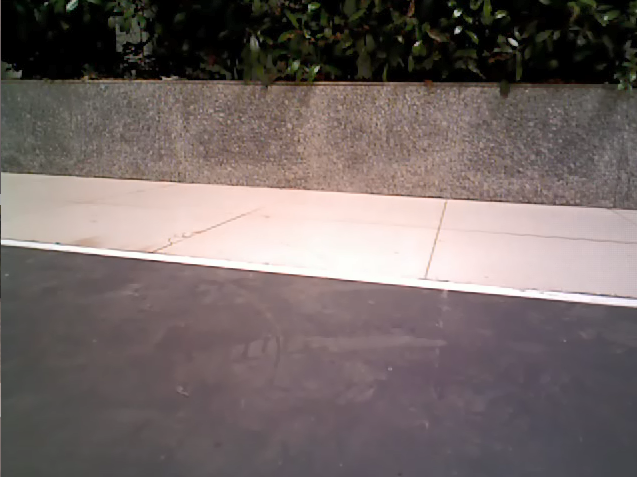
#> input picture image/load/6.png, 637 x 477 px
$ python lane_detection.py
#> lines starting #> are read from the running program, lines starting #| are printed output that depends on the picture; after the words box and inside, x2 and y2 are one past the last pixel; in counts of white or black regions, pixels touching at a corner belong together
import cv2
import numpy as np


class LineFollower:
    def __init__(self):
        # 车辆处于的状态
        # 直行为0，T字型路口（起始点）为1，左转路口为2，右转路口为3，
        # 左转与直行分叉路口为4，右转与直行分叉路口为5，十字路口为6
        self.status = 0
        # 偏移量，用于直行时偏移的判断；若处于非直行状态，只需根据状态进行对应操作
        self.offset = 0
        # 左转和右转时旋转量（这里使用斜率代替）
        self.slope = 90

    def detect_lane(self, image):
        # 获取最佳车道线
        top_lane, left_lane, right_lane = get_best_lane(image)
        print(top_lane, left_lane, right_lane)
        # 进行分类
        # T字型路口
        if top_lane is not None and left_lane is None and right_lane is None:
            self.status = 1
            print("当前处于T字型路口")
        # 左转路口
        elif top_lane is not None and left_lane is None and right_lane is not None:
            self.status = 2
            print("当前处于左转路口")
            self.slope = (right_lane[0][1] - right_lane[0][3]) / (right_lane[0][0] - right_lane[0][2])

        # 右转路口
        elif top_lane is not None and left_lane is not None and right_lane is None:
            self.status = 3
            print("当前处于右转路口")
            self.slope = (left_lane[0][1] - left_lane[0][3]) / (left_lane[0][0] - left_lane[0][2])

        # 左转与直行分叉路口
        elif top_lane is None and left_lane is None and right_lane is not None:
            self.status = 4
            print("当前处于左转与直行分叉路口")
            self.slope = (right_lane[0][1] - right_lane[0][3]) / (right_lane[0][0] - right_lane[0][2])

        # 右转与直行分叉路口
        elif top_lane is None and left_lane is not None and right_lane is None:
            self.status = 5
            print("当前处于右转与直行分叉路口")
            self.slope = (left_lane[0][1] - left_lane[0][3]) / (left_lane[0][0] - left_lane[0][2])

        # 十字路口
        # elif top_lane is None and left_lane is None and right_lane is None:
        #     self.status = 6
        #     print("当前处于十字路口")
        # 直行，计算偏移量
        else:
            self.status = 0
            if left_lane is None or right_lane is None:
                self.offset = 0
                print("当前处于直行")
            else:
                x, y = find_lines_intersection(left_lane, right_lane, image.shape)
                if x!=None:
                    self.offset = x - image.shape[1] / 2
                    print("当前处于直行,偏移量为:", self.offset)

        return self.status, self.offset,self.slope


def get_best_lane(image):
    # 获取3个处理后的感兴趣区域
    roi_top, roi_left, roi_right = region_of_interest(image)
    # 转为灰度图
    roi_top_gray = cv2.cvtColor(roi_top, cv2.COLOR_BGR2GRAY)
    roi_left_gray = cv2.cvtColor(roi_left, cv2.COLOR_BGR2GRAY)
    roi_right_gray = cv2.cvtColor(roi_right, cv2.COLOR_BGR2GRAY)
    cv2.imshow("roi_top_gray", roi_top_gray)
    cv2.imshow("roi_left_gray", roi_left_gray)
    cv2.imshow("roi_right_gray", roi_right_gray)

    # 获取最佳车道线
    roi_top_lane = get_best_line(get_lines(roi_top_gray, "top"), (image.shape[1] / 2, image.shape[0] / 2))
    roi_left_lane = get_best_line(get_lines(roi_left_gray, "left"), (image.shape[1] / 2, image.shape[0] / 2))
    roi_right_lane = get_best_line(get_lines(roi_right_gray, "right"), (image.shape[1] / 2, image.shape[0] / 2))

    return roi_top_lane, roi_left_lane, roi_right_lane


def get_lines(image_gray, region, min_length=30, max_length=float('inf')):
    # 使用Canny边缘检测
    edges = cv2.Canny(image_gray, 50, 150)

    # 使用霍夫线变换检测直线
    lines = cv2.HoughLinesP(edges, 1, np.pi / 180, threshold=15, minLineLength=15, maxLineGap=50)


    desLines = []

    if lines is not None:
        for line in lines:
            x1, y1, x2, y2 = line[0]
            # 计算线段的长度
            length = np.sqrt((x2 - x1) ** 2 + (y2 - y1) ** 2)

            if x1 != x2:
                slope = (y2 - y1) / (x2 - x1)
                # 计算线段的角度
                # angle = np.arctan2(y2 - y1, x2 - x1) * 180.0 / np.pi

                # 根据不同区域进行筛选
                if region == "top":
                    # 顶部车道线筛选条件：接近水平线
                    if abs(slope) <= 0.15 and min_length <= length <= max_length:
                        desLines.append(line)
                elif region == "left":
                    # 左侧车道线筛选条件：角度在 -60 度至 -30 度之间
                    if slope < -0.15 and min_length <= length <= max_length:
                        desLines.append(line)
                elif region == "right":
                    # 右侧车道线筛选条件：角度在 30 度至 60 度之间
                    if slope > 0.15 and min_length <= length <= max_length:
                        desLines.append(line)

    return desLines


def get_best_line(lines, center_point):
    if len(lines) == 0:
        return None

    best_line = None
    best_distance = float('inf')

    # 根据线段长度和距离中心点的距离排序
    for line in lines:
        x1, y1, x2, y2 = line[0]  # 解包线段坐标
        # 计算线段长度
        length = np.sqrt((x2 - x1) ** 2 + (y2 - y1) ** 2)
        # 计算线段中心点坐标
        line_center = ((x1 + x2) / 2, (y1 + y2) / 2)
        # 计算中心点到线段的距离
        distance = np.sqrt((center_point[0] - line_center[0]) ** 2 + (center_point[1] - line_center[1]) ** 2)

        # 根据长度和距离中心点的距离计算加权得分
        score = 0.6 * length + 0.4 * distance

        # 更新最佳线段
        if score < best_distance:
            best_distance = score
            best_line = line

    return best_line


"""
    计算左侧车道线与右侧车道线的交点
"""


def find_lines_intersection(left_lines, right_lines, img_shape):
    # 计算左侧和右侧直线的交点
    for left_line in left_lines:
        for right_line in right_lines:
            x1, y1, x2, y2 = left_line
            x3, y3, x4, y4 = right_line
            # 计算两条直线的斜率
            m1 = (y2 - y1) / (x2 - x1) if (x2 - x1) != 0 else np.inf
            m2 = (y4 - y3) / (x4 - x3) if (x4 - x3) != 0 else np.inf

            # 如果其中一条直线是垂直线
            if np.isinf(m1):
                # 计算垂直线的x坐标
                x = x1
                # 计算水平线的y坐标
                y = m2 * (x - x3) + y3
            elif np.isinf(m2):
                # 计算垂直线的x坐标
                x = x3
                # 计算水平线的y坐标
                y = m1 * (x - x1) + y1
            else:
                # 如果两条直线都不是垂直线，则计算交点
                x = (m1 * x1 - m2 * x3 + y3 - y1) / (m1 - m2)
                y = m1 * (x - x1) + y1

            # 确保交点在图像范围内
            if 0 <= x <= img_shape[1]:
                return x, y

    return None, None


"""
    获取感兴趣区域
"""


def region_of_interest(img):
    # 如果输入图像为BGR格式，转换为灰度图
    gray = cv2.cvtColor(img, cv2.COLOR_BGR2GRAY) if len(img.shape) > 2 and img.shape[2] == 3 else img
    # 对灰度图进行二值化处理
    _, binary = cv2.threshold(gray, 180, 255, cv2.THRESH_BINARY)
    # 二值化后的图像与原始图像进行与操作，保留车道线区域
    masked_image = cv2.bitwise_and(img, img, mask=binary)
    cv2.imshow("masked_image", masked_image)

    # 定义腐蚀和膨胀的结构元素（核）
    kernel = np.ones((1, 3), np.uint8)
    # kernel1 = np.ones((3, 1), np.uint8)
    # 对图像进行膨胀
    masked_image = cv2.dilate(masked_image, kernel, iterations=4)
    # masked_image = cv2.erode(masked_image, kernel1, iterations=3)


    # 获取图像的高度和宽度
    height, width = masked_image.shape[:2]

    # 获取三个感兴趣区域的顶点坐标
    roi_top_vertices, roi_left_vertices, roi_right_vertices = get_roi_vertices(img)

    # 创建与输入图像大小相同的全零掩膜
    mask1 = np.zeros_like(masked_image)
    mask2 = np.zeros_like(masked_image)
    mask3 = np.zeros_like(masked_image)

    # 在掩膜上填充矩形，只保留各自的感兴趣区域
    cv2.fillPoly(mask1, roi_top_vertices, (255,) * masked_image.shape[2])
    cv2.fillPoly(mask2, roi_left_vertices, (255,) * masked_image.shape[2])
    cv2.fillPoly(mask3, roi_right_vertices, (255,) * masked_image.shape[2])

    # 进行与操作，得到各自的感兴趣区域
    roi_top = cv2.bitwise_and(masked_image, mask1)
    roi_left = cv2.bitwise_and(masked_image, mask2)
    roi_right = cv2.bitwise_and(masked_image, mask3)

    # 闭运算（填充边缘之间的空洞）
    roi_top = cv2.morphologyEx(roi_top, cv2.MORPH_CLOSE, kernel)
    roi_left = cv2.morphologyEx(roi_left, cv2.MORPH_CLOSE, kernel)
    roi_right = cv2.morphologyEx(roi_right, cv2.MORPH_CLOSE, kernel)

    return roi_top, roi_left, roi_right


def get_roi_vertices(img):
    # 获取图像的高度和宽度
    height, width = img.shape[:2]
    roi_top_vertices = np.array(
        [[(width // 3, height * 4 // 5), (width * 2 // 3, height * 4 // 5), (width * 2 // 3, height),
          (width // 3, height)]], dtype=np.int32)
    roi_left_vertices = np.array(
        [[(0, height // 2), (width // 4, height // 2), (width // 4, height), (0, height)]],
        dtype=np.int32)
    roi_right_vertices = np.array(
        [[(width*3 // 4, height // 2), (width, height // 2), (width, height), (width*3 // 4, height)]],
        dtype=np.int32)
    return roi_top_vertices, roi_left_vertices, roi_right_vertices


if __name__ == '__main__':
    # 加载图像
    image = cv2.imread('../../image/load/6.png')
#> image is the input picture: shape (477, 637, 3); mean B, G, R 101.8, 103.5, 114.7
    lineFollower = LineFollower()

    # 进行图像处理
    lineFollower.detect_lane(image)
#> in region_of_interest, `_, binary = cv2.threshold(gray, 180, 255, cv2.THRESH_BINARY)`:
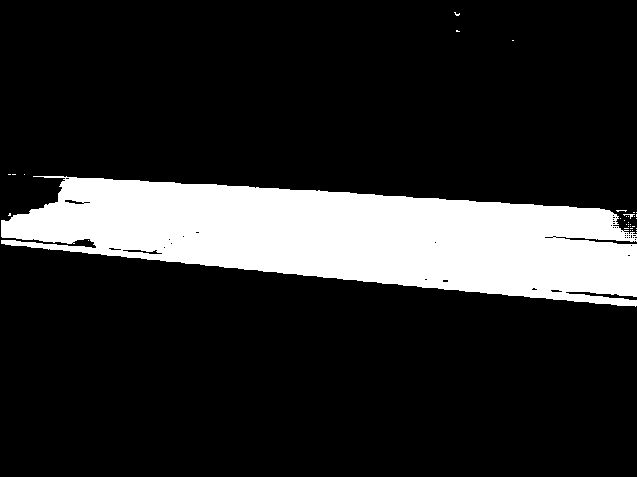
#> binary: shape (477, 637); 16.7% white; 34 white regions (32 under 20 px), largest, box (x1, y1, x2, y2) and area: (1, 176, 637, 307) 50643, (623, 214, 635, 219) 21
#> in region_of_interest, `masked_image = cv2.bitwise_and(img, img, mask=binary)`:
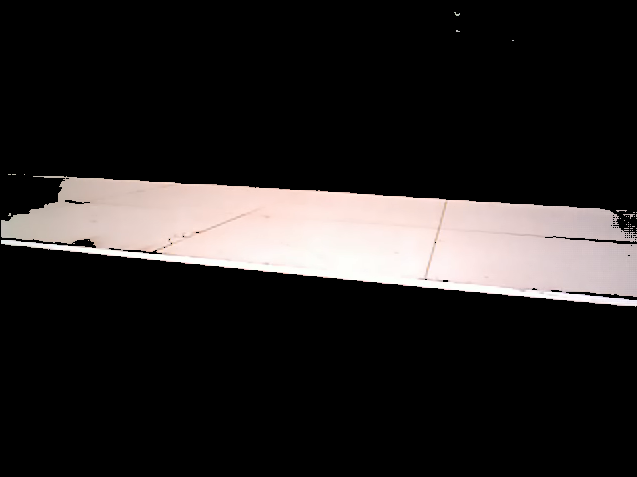
#> masked_image: shape (477, 637, 3); mean B, G, R 35.6, 36.3, 39.4
#> in region_of_interest, `roi_top_vertices, roi_left_vertices, roi_right_vertices = get_roi_vert..`: roi_top_vertices = [[212, 381], [424, 381], [424, 477], [212, 477]]; roi_left_vertices = [[0, 238], [159, 238], [159, 477], [0, 477]]; roi_right_vertices = [[477, 238], [637, 238], [637, 477], [477, 477]]
#> in region_of_interest, `cv2.fillPoly(mask1, roi_top_vertices, (255,) * masked_image.shape[2])`: mask1: shape (477, 637, 3); 6.7% white; 1 white region, box (x1, y1, x2, y2) and area: (212, 381, 425, 477) 20448
#> in region_of_interest, `cv2.fillPoly(mask2, roi_left_vertices, (255,) * masked_image.shape[2])`:
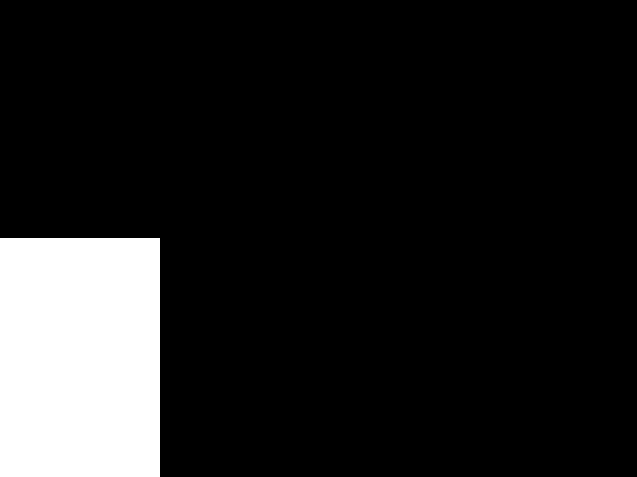
#> mask2: shape (477, 637, 3); 12.6% white; 1 white region, box (x1, y1, x2, y2) and area: (0, 238, 160, 477) 38240
#> in region_of_interest, `cv2.fillPoly(mask3, roi_right_vertices, (255,) * masked_image.shape[2])`:
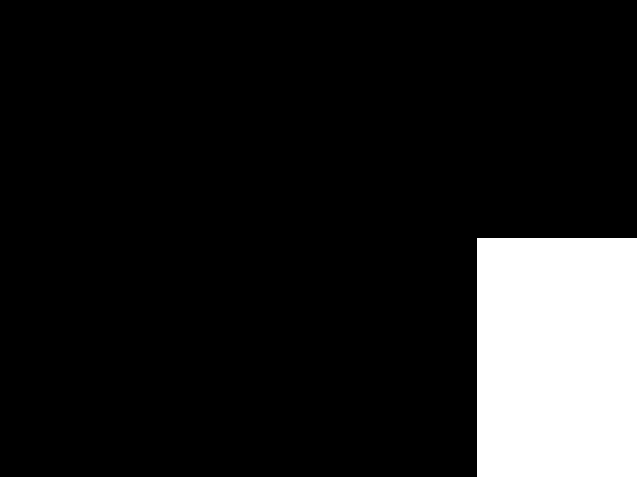
#> mask3: shape (477, 637, 3); 12.6% white; 1 white region, box (x1, y1, x2, y2) and area: (477, 238, 637, 477) 38240
#> in region_of_interest, `roi_top = cv2.bitwise_and(masked_image, mask1)`: roi_top: shape (477, 637, 3); every value is 0
#> in region_of_interest, `roi_right = cv2.bitwise_and(masked_image, mask3)`:
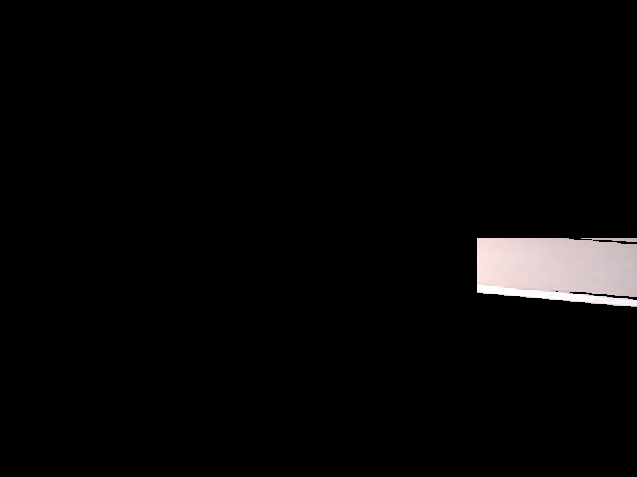
#> roi_right: shape (477, 637, 3); mean B, G, R 6.7, 6.7, 7.2
#> in get_best_lane, `roi_top_gray = cv2.cvtColor(roi_top, cv2.COLOR_BGR2GRAY)`: roi_top_gray: shape (477, 637); every value is 0
#> in get_lines, `lines = cv2.HoughLinesP(edges, 1, np.pi / 180, threshold=15, minLineLe..`: lines = None
#> call 2 of get_lines, with region = 'left', min_length = 30, max_length = inf
#> in get_lines (call 2), `edges = cv2.Canny(image_gray, 50, 150)`:
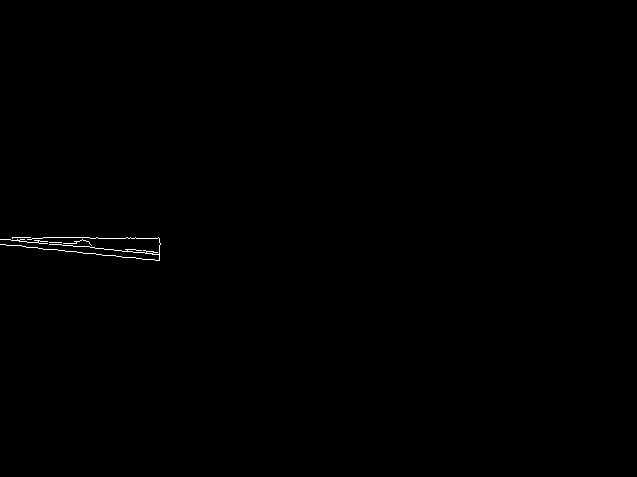
#> edges: shape (477, 637); 0.2% white in thin lines or dots, all inside (x1, y1, x2, y2) = (0, 237, 161, 261)
#> in get_lines (call 2), `lines = cv2.HoughLinesP(edges, 1, np.pi / 180, threshold=15, minLineLe..`: lines = [[5, 244, 159, 260], [43, 237, 159, 239], [0, 239, 159, 253], [12, 238, 159, 251], [0, 244, 143, 259], [17, 237, 89, 242], [125, 249, 159, 252], [122, 251, 159, 254]]
#> the loop in get_lines (call 2), `for line in lines:` made 8 passes
#> (x1, y1, x2, y2, length, slope) on passes 1 to 8: (5, 244, 159, 260, 154.8, 0.104), (43, 237, 159, 239, 116, 0.0172), (0, 239, 159, 253, 159.6, 0.0881), (12, 238, 159, 251, 147.6, 0.0884), (0, 244, 143, 259, 143.8, 0.105), (17, 237, 89, 242, 72.17, 0.0694), (125, 249, 159, 252, 34.13, 0.0882), (122, 251, 159, 254, 37.12, 0.0811)
#> after the loop in get_lines (call 2), `for line in lines:`: desLines = []
#> call 3 of get_lines, with region = 'right', min_length = 30, max_length = inf
#> in get_lines (call 3), `edges = cv2.Canny(image_gray, 50, 150)`:
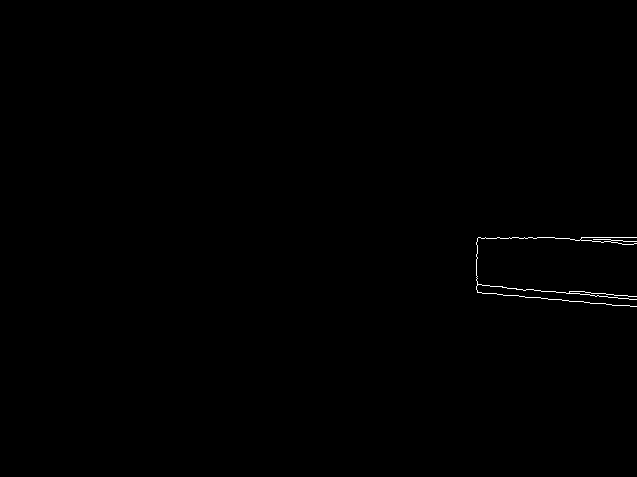
#> edges: shape (477, 637); 0.23% white in thin lines or dots, all inside (x1, y1, x2, y2) = (476, 237, 637, 307)
#> in get_lines (call 3), `lines = cv2.HoughLinesP(edges, 1, np.pi / 180, threshold=15, minLineLe..`: lines = [[477, 285, 636, 299], [478, 237, 636, 237], [477, 292, 636, 306], [507, 238, 622, 240], [573, 291, 636, 296], [476, 289, 477, 238], [575, 240, 636, 241], [601, 242, 635, 243], [476, 263, 477, 291], [482, 293, 632, 306], [592, 241, 636, 243]]
#> the loop in get_lines (call 3), `for line in lines:` made 11 passes
#> (x1, y1, x2, y2, length, slope) on passes 1 to 11: (477, 285, 636, 299, 159.6, 0.0881), (478, 237, 636, 237, 158, 0), (477, 292, 636, 306, 159.6, 0.0881), (507, 238, 622, 240, 115, 0.0174), (573, 291, 636, 296, 63.2, 0.0794), (476, 289, 477, 238, 51.01, -51), (575, 240, 636, 241, 61.01, 0.0164), (601, 242, 635, 243, 34.01, 0.0294), (476, 263, 477, 291, 28.02, 28), (482, 293, 632, 306, 150.6, 0.0867), (592, 241, 636, 243, 44.05, 0.0455)
#| None None None

    cv2.waitKey(0)
    cv2.destroyAllWindows()

$ run again, with image/load/10.png copied over image/load/6.png
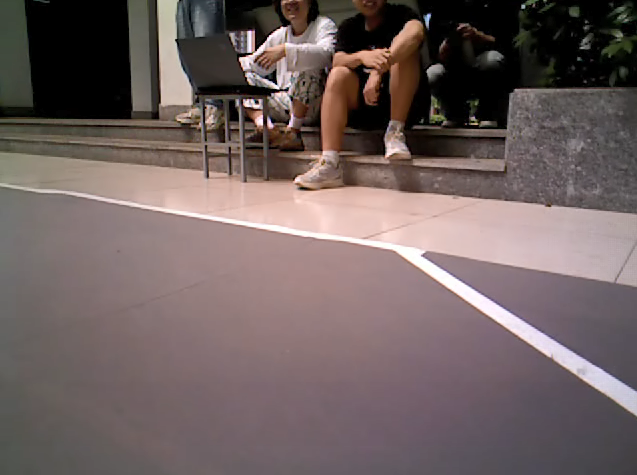
#> input picture image/load/10.png, 637 x 475 px
#> image is the input picture: shape (475, 637, 3); mean B, G, R 96.5, 97.4, 111.8
#> in region_of_interest, `_, binary = cv2.threshold(gray, 180, 255, cv2.THRESH_BINARY)`:
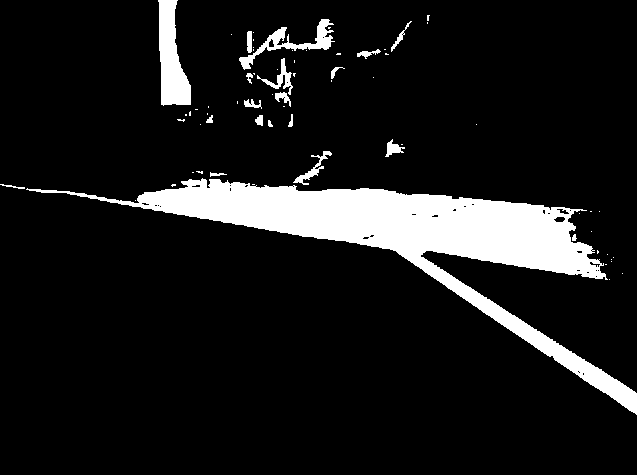
#> binary: shape (475, 637); 10.5% white; 68 white regions (48 under 20 px), largest, box (x1, y1, x2, y2) and area: (26, 178, 637, 415) 26819, (158, 0, 191, 106) 2203, (239, 19, 335, 70) 1061
#> in region_of_interest, `roi_top_vertices, roi_left_vertices, roi_right_vertices = get_roi_vert..`: roi_top_vertices = [[212, 380], [424, 380], [424, 475], [212, 475]]; roi_left_vertices = [[0, 237], [159, 237], [159, 475], [0, 475]]; roi_right_vertices = [[477, 237], [637, 237], [637, 475], [477, 475]]
#> mask1: shape (475, 637, 3); 6.7% white; 1 white region, box (x1, y1, x2, y2) and area: (212, 380, 425, 475) 20235
#> mask2: shape (475, 637, 3); 12.6% white; 1 white region, box (x1, y1, x2, y2) and area: (0, 237, 160, 475) 38080
#> mask3: shape (475, 637, 3); 12.6% white; 1 white region, box (x1, y1, x2, y2) and area: (477, 237, 637, 475) 38080
#> roi_top: shape (475, 637, 3); every value is 0
#> roi_top_gray: shape (475, 637); every value is 0
#> lines = None
#> in get_lines (call 3), `edges = cv2.Canny(image_gray, 50, 150)`:
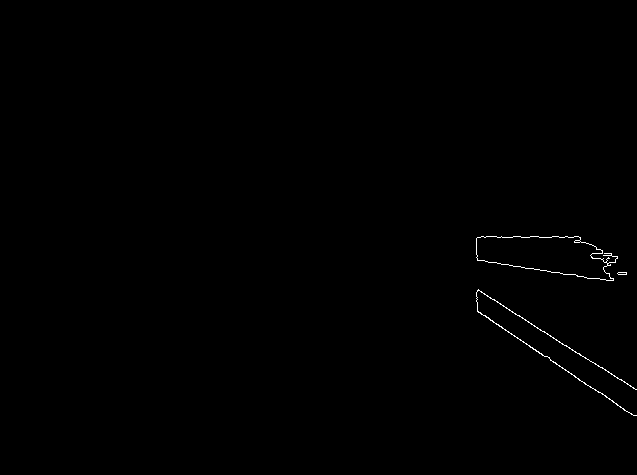
#> edges: shape (475, 637); 0.29% white in thin lines or dots, all inside (x1, y1, x2, y2) = (476, 236, 637, 416)
#> lines = [[477, 290, 635, 389], [477, 260, 606, 280], [477, 310, 633, 415], [481, 236, 578, 236], [477, 237, 580, 237], [477, 259, 613, 280], [478, 290, 630, 385], [476, 301, 476, 238], [578, 240, 617, 258], [574, 241, 623, 274], [585, 242, 617, 257], [577, 240, 613, 278]]
#> the loop in get_lines (call 3), `for line in lines:` made 12 passes
#> (x1, y1, x2, y2, length, slope) on passes 1, 2, 3, 4, 5, 6, 7, 9: (477, 290, 635, 389, 186.5, 0.627), (477, 260, 606, 280, 130.5, 0.155), (477, 310, 633, 415, 188, 0.673), (481, 236, 578, 236, 97, 0), (477, 237, 580, 237, 103, 0), (477, 259, 613, 280, 137.6, 0.154), (478, 290, 630, 385, 179.2, 0.625), (578, 240, 617, 258, 42.95, 0.462)
#> after the loop in get_lines (call 3), `for line in lines:`: desLines = [[[477, 290, 635, 389]], [[477, 260, 606, 280]], [[477, 310, 633, 415]], [[477, 259, 613, 280]], [[478, 290, 630, 385]], [[578, 240, 617, 258]], [[574, 241, 623, 274]], [[585, 242, 617, 257]], [[577, 240, 613, 278]]]
#> roi_right_lane = [[585, 242, 617, 257]]
#| None None [[585 242 617 257]]
#> self.slope = 0.469
